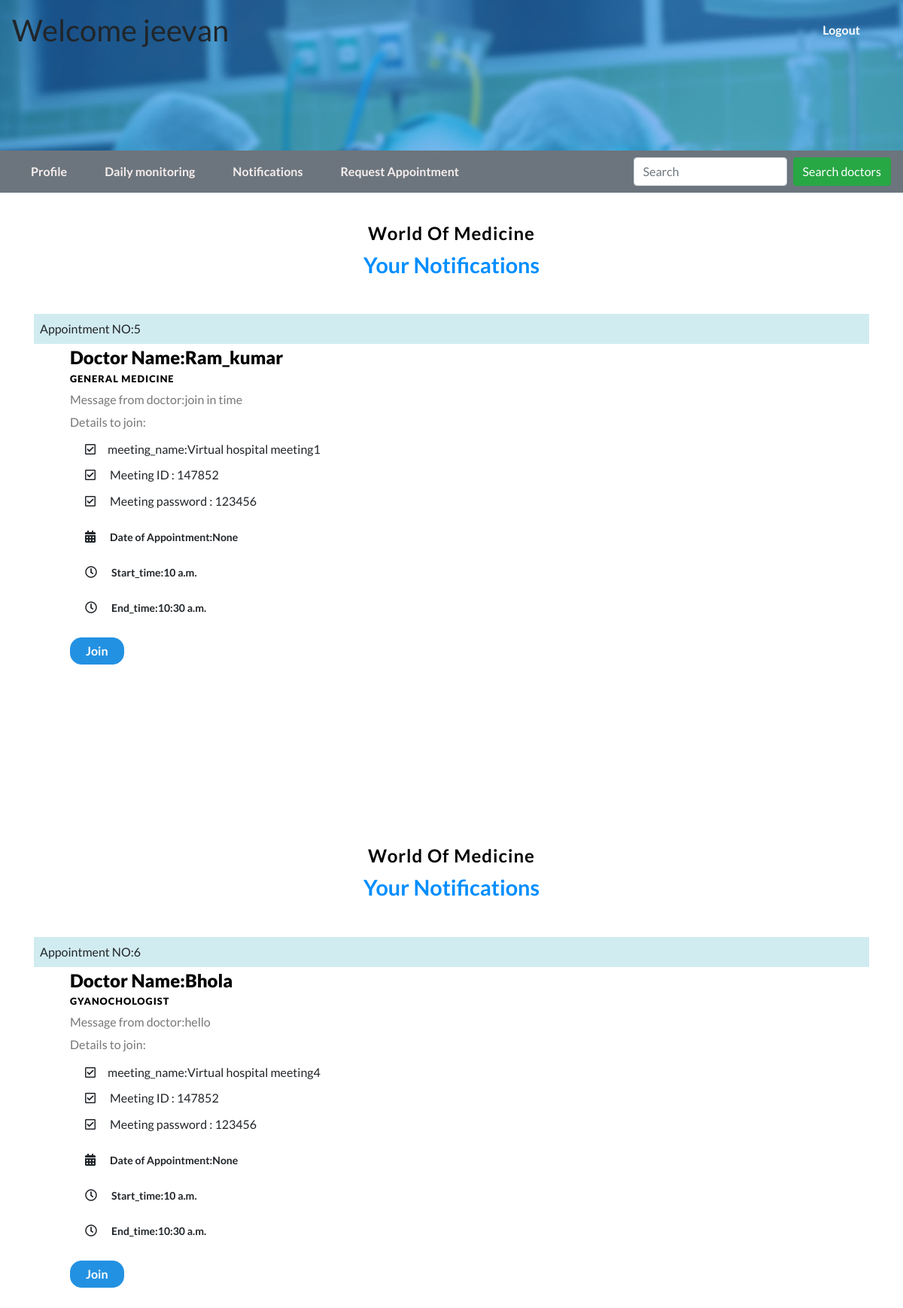
The app's page /notificationpatient (signed in) with its own data.
### myapp/models.py (models this page shows, shortened)
class notification_for_patient(models.Model):
    patients = models.ForeignKey(User,on_delete=models.CASCADE)
    doctors = models.ForeignKey(doctor,on_delete=models.CASCADE)
    meeting_id = models.CharField(max_length=25)
    password = models.CharField(max_length=25)
    message = models.TextField(max_length=500)
    date = models.DateField(null=True)
    start_time = models.TimeField( null=True)
    end_time = models.TimeField(null=True)
    meeting_name = models.TextField(max_length=50)

class doctor(models.Model):
    user = models.OneToOneField(User,on_delete=models.CASCADE,related_name="doctor_intro")
    specialization = models.TextField(max_length=64)

### myapp/views.py (the view)
# urls.py: path("notificationpatient",views.notification_patient,name="notification_patient"),
def notification_patient(request):
      info = notification_for_patient.objects.filter(patients=request.user)
      context = {"info":info}
      return render(request,"myapp/patients/notification.html",context)

### myapp/templates/myapp/patients/notification.html (shortened to what this page needs)
{%extends 'myapp/patients/patientdashboard.html'%}
{%block body%}
{%for info in info%}
<section class="team-agile py-lg-5">
<div class="pb-5 typo-wthree">
    <div class="container py-sm-5 pt-5 pb-0">
        <div class="title-section text-center pb-lg-5">
            <h4>world of medicine</h4>
            <h3 class="w3ls-title text-center text-capitalize">Your Notifications</h3>
        </div>
    <div class="d-flex p-2 bg-flex mb-1">Appointment NO:{{info.id}}</div>
     <div class="col-md-8 team-text mt-md-0 mt-5">
        <h4>Doctor Name:{{info.doctors.user.username}}</h4>
        <small>{{info.doctors.specialization}}</small>
        <p class="my-1">Message from doctor:{{info.message}}</p>
        <ul class="list-group mb-3">
           <p >Details to join:</p>
            <li class="list-group-item border-0">
                <i class="far fa-check-square  mr-3"></i>meeting_name:{{info.meeting_name}}</li>
                <li class="list-group-item border-0 py-0">
            <li class="list-group-item border-0 py-0">
                <i class="far fa-check-square  mr-3"></i>
                Meeting ID : {{info.meeting_id}}</li>
            <li class="list-group-item border-0">
                <i class="far fa-check-square  mr-3"></i>
                Meeting password : {{info.password}}</li>
            <li class="list-group-item border-0">
                <i class="fas fa-calendar-alt  mr-3"></i>
                <span class="ot">Date of Appointment:{{info.date}} </span>
            </li>
            <li class="list-group-item border-0">
            <i class="far fa-clock  mr-3"></i>
                <span class="ot">Start_time:{{info.start_time}}</span>
            </li>
            <li class="list-group-item border-0">
            <i class="far fa-clock  mr-3"></i>
                <span class="ot">End_time:{{info.end_time}} </span>
            </li>
        </ul>
    <form action="https://zoom.us/join" target="_blank">
        <input type="submit" class="btn_apt" data-toggle="modal" data-target="#exampleModalLabel2" value="Join" />
    </form>
    </div>
</div>
</section>
{%endfor%}
    {%endblock%}

### myapp/templates/myapp/patients/patientdashboard.html (shortened to what this page needs)
{%load static%}
<!DOCTYPE html>
<html lang="zxx">
<head>
    <link href="{% static 'myapp/css/bootstrap.css' %}" type="text/css" rel="stylesheet" media="all">
    <link href="{% static 'myapp/css/style.css' %}" type="text/css" rel="stylesheet" media="all">
    <link href="{%static 'myapp/css/fontawesome-all.min.css'%}" rel="stylesheet">
</head>
<body>
    <div class="inner-banner" id="home">
        <header>
            <nav class="navbar navbar-expand-lg navbar-light bg-gradient-secondary pt-3">
                <h1>
                    Welcome
                    <span>{{user.username}}</span>
            </h1>
                <div class="collapse navbar-collapse" id="navbarSupportedContent">
                    <ul class="navbar-nav ml-lg-auto text-center">
                        <li class="nav-item  mr-3">
                            <a class="nav-link text-white" href="{%url 'logout'%}">Logout
                            </a>
                        </li>
                    </ul>
                </div>
            </nav>
        </header>
    </div>
    <nav class="navbar navbar-expand-lg navbar-light bg-secondary">
        <div class="collapse navbar-collapse" id="navbarSupportedContent">
          <ul class="navbar-nav mr-auto">
            <li class="nav-item active">
                <a class="nav-link" href="{%url 'profile_patient'%}">Profile</a>
              </li>
            <li class="nav-item active">
              <a class="nav-link" href="#">Daily monitoring </a>
            </li>
            <li class="nav-item active">
              <a class="nav-link" href="{%url 'notification_patient' %}">Notifications</a>
            </li>
            <li class="nav-item active ">
              <a class="nav-link " href="{%url 'request_appointment'%}" id="navbar" role="button"  aria-haspopup="true" aria-expanded="false">
                Request Appointment
              </a>
            </li>
          </ul>
          <form class="form-inline my-2 my-lg-0">
            <input class="form-control mr-sm-2" type="search" placeholder="Search" aria-label="Search">
            <button type="button" class="btn btn-success">Search doctors</button>
          </form>
        </div>
      </nav>
    {% block body %}
    {% endblock %}
</body>
</html>

### myapp/static/myapp/css/style.css (style rules this page uses)
body { margin: 0; font-family: 'Lato', sans-serif; background: #fff; }
body a, .slider-info a, .newsright input[type="submit"] { transition: 0.5s all; -webkit-transition: 0.5s all; -moz-transition: 0.5s all; -o-transition: 0.5s all; -ms-transition: 0.5s all; text-decoration: none; outline: none; }
h1, h2, h3, h4, h5, h6 { margin: 0; font-family: 'Lato', sans-serif; }
p { margin: 0; color: #777; font-size: 1em; line-height: 1.6; }
ul { margin: 0; padding: 0; }
ul { list-style-type: none; }
.navbar-light .navbar-nav .show>.nav-link, .navbar-light .navbar-nav .active>.nav-link, .navbar-light .navbar-nav .nav-link.show, .navbar-light .navbar-nav .nav-link.active { color: rgb(247, 238, 238) ; }
.navbar-light .navbar-nav .nav-link { padding: 8px 25px; font-weight: 600; }
.navbar { position: absolute; width: 100%; z-index: 11; }
.inner-banner { background: url(../images/slide.jpg)no-repeat; -webkit-background-size: cover; -moz-background-size: cover; -o-background-size: cover; -ms-background-size: cover; background-size: cover; min-height: 200px; position: relative; }
.title-section h4 { text-transform: uppercase; font-size: 1em; font-weight: 600; color: #000; letter-spacing: 1px; }
h3.w3ls-title { font-size: 1.8em; margin-top: 10px; font-weight: 600; color: #008eff; }
.list-group-item { background: transparent; }
span.ot { font-weight: 600; font-size: 14px; }
.team-text h4 { font-size: 1.3em; color: #646efa; font-weight: 800; }
.team-text { padding: 0 3em; }
.btn_apt { text-transform: capitalize; background: #2391e2; padding: 5px 20px; display: inline-block; color: #fff; border-radius: 15px; font-weight: 600; cursor: pointer; border: 1px solid #2391e2; }
.team-text small { text-transform: uppercase; font-weight: 800; letter-spacing: 1px; color: #000; }
input[type="submit"] { cursor: pointer; outline: none; }
.typo-wthree h4 { color: #000; font-size: 1.5em; text-transform: capitalize; }
.bg-flex { background-color: #d1ecf1; border-color: #bee5eb; }

### records on screen
notification_for_patient: id "5", doctors.user.username "Ram_kumar", doctors.specialization "GENERAL MEDICINE", message "join in time", meeting_name "Virtual hospital meeting1", meeting_id "147852", password "123456", date "None", start_time "10 a.m.", end_time "10:30 a.m."
notification_for_patient: id "6", doctors.user.username "Bhola", doctors.specialization "GYANOCHOLOGIST", message "hello", meeting_name "Virtual hospital meeting4", meeting_id "147852", password "123456", date "None", start_time "10 a.m.", end_time "10:30 a.m."

### other values on screen
{{ user.username }} "jeevan"
